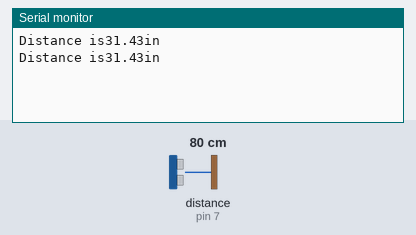
Bench run of a sketch on a simulated Arduino Uno, built with avr-gcc and run on an emulated ATmega328P. Shown: the last lines printed to the serial monitor. Wiring (inferred from the names in the program): ultrasonic range finder: trigger pin 6; echo pin 7. Inputs (shaded band) come from the test bench; at power-on: distance to the obstacle (sensor on pin 7) 80 cm. The echo pulse lasts 58.3 µs per cm.

Above: at 3.8 s.
3.9 s: distance to the obstacle (sensor on pin 7) set to 2 cm
At 7.4 s:
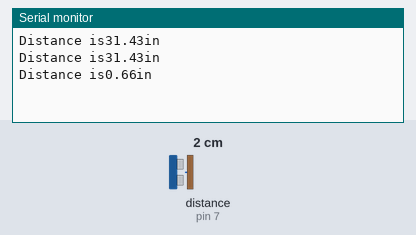
7.8 s: distance to the obstacle (sensor on pin 7) set to 4 cm
At 10.5 s:
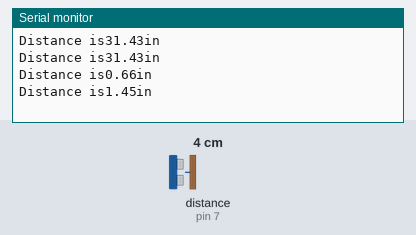
Timing chart, 0 to 12.0 s (numbered marks = the images above; inputs shaded):
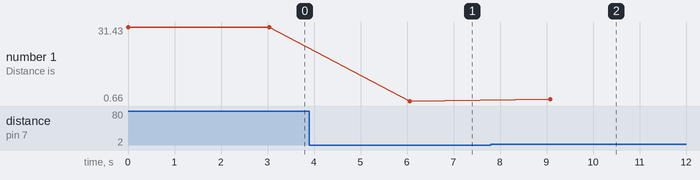

Measured:
- after the input at 3.9 s, the serial monitor: prints a new line after 2.2 s (image 1)
- after the input at 7.8 s, the serial monitor: prints a new line after 1.3 s (image 2)
- plotted number 1: 31.43 → 0.66 after the input at 3.9 s, 0.66 → 1.45 after the input at 7.8 s

The sketch:

Talking_Distance_Meter.ino
```cpp
/*

♣♣♣♣♣♣♣♣♣♣♣♣♣♣♣♣♣♣♣♣♣♣♣♣♣♣♣♣♣♣♣♣♣♣♣♣♣♣♣♣♣♣
♣♣♣♣♣♣♣♣♣♣♣Talking Distance meter ♣♣♣♣♣♣♣♣♣♣♣♣♣♣♣
♣♣♣♣♣♣♣♣♣♣♣♣♣♣♣♣♣♣♣♣♣♣♣♣♣♣♣♣♣♣♣♣♣♣♣♣♣♣♣♣♣♣

This code is in the public domain, enjoy!

If you want to help me with my all future projects please
support me by subscribing my channel https://www.youtube.com/c/yobots

And for more project go to my youtube channel

*/


#include <SoftwareSerial.h>


SoftwareSerial mySerial(11, 12); // RX, TX


#define trigPin 6
#define echoPin 7


void setup() {

Serial.begin(9600);
mySerial.begin(9600);
pinMode(trigPin, OUTPUT);
pinMode(echoPin, INPUT);

}

void loop() {
  float distance, duration;
  digitalWrite(trigPin , HIGH);
  delayMicroseconds(100);
digitalWrite(trigPin, LOW);
duration = pulseIn(echoPin, HIGH);
distance= ((duration/2)/29.1/100)*39.37;
Serial.print("Distance is");
mySerial.print("Distance is");
Serial.print(distance);
mySerial.print(distance);
Serial.println("in");
mySerial.println("in");
Serial.flush();
delay(3000);

}
```
